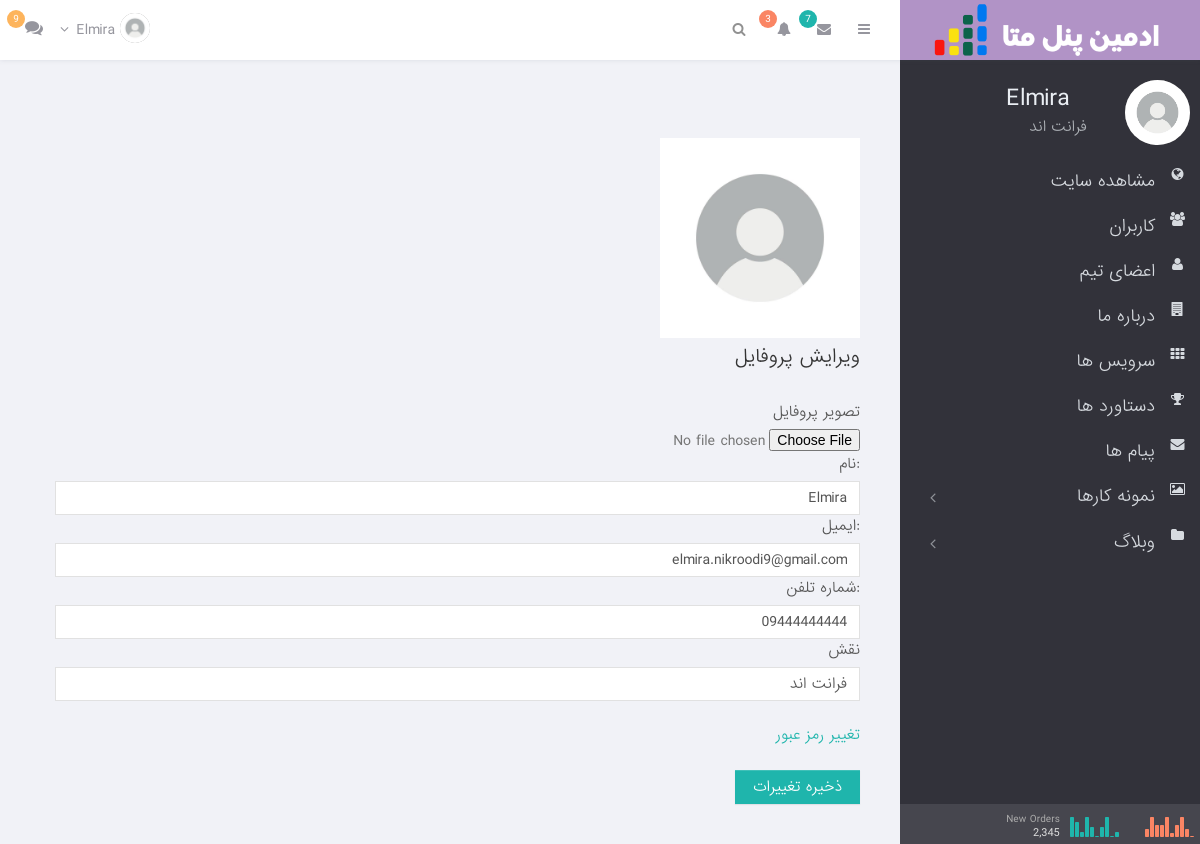
Page /dashboard/admin/profile/ (signed in) on the committed database.
### account/models.py (models this page shows, shortened)
class Member(AbstractBaseUser):
    full_name = models.CharField(max_length=200)
    phone_number = models.CharField(unique=True , max_length=11 , verbose_name="شماره تلفن" , null= True , blank= True)
    email = models.EmailField(unique=True)  # ایمیل به عنوان فیلد یکتا (ضروری برای ورود)
    avatar = models.ImageField(upload_to="avatar/" , blank=True , null=True , verbose_name='تصویر پروفایل')
    role = models.CharField(max_length=100,null= True , blank= True , verbose_name="نقش" )
    created = models.DateTimeField(null= True , blank= True , auto_now_add= True , verbose_name="تاریخ عضویت")
    is_active = models.BooleanField(default=True , verbose_name='آیا کاربر فعاله ؟')
    is_admin = models.BooleanField(default=False , verbose_name='آیا کاربر ادمین است ؟')
    is_superuser = models.BooleanField(default=False , verbose_name='آیا کاربر مدیر است ؟')
    USERNAME_FIELD = 'phone_number'
    REQUIRED_FIELDS = ['full_name','email']
    objects = UserManager()
    class Meta:
        verbose_name  = "کاربر"
        verbose_name_plural = "کاربران"

### dashboard/views.py (the view, shortened to what this page needs)
# urls.py: path('admin/profile/',views.AdminProfileView.as_view(),name = 'admin_profile'),
class AdminProfileView(View):
    form_class = AdminProfileForm
    template_name = 'account-dashboard/profile.html'
    def get(self , request):
        form = self.form_class(instance=request.user)
        return render(request ,self.template_name , {"form":form})

### dashboard/forms.py
class AdminProfileForm(forms.ModelForm):
    phone_number = forms.CharField(max_length=11,min_length=11 , widget=forms.TextInput(attrs={'class': 'form-control', 'placeholder': 'شماره تلفن'}),label=' :شماره تلفن')
    class Meta:
        model = Member
        fields = ("full_name","phone_number","email","avatar","role")
        widgets = {
            'email': forms.EmailInput(attrs={'class': 'form-control', 'placeholder': 'ایمیل'}),
            'full_name': forms.TextInput(attrs={'class': 'form-control', 'placeholder': 'نام و نام خانوادگی'}),
            'role': forms.TextInput(attrs={'class': 'form-control', 'placeholder': 'نقش'}),
        }
        labels = {
            'email': ':ایمیل',
            'full_name':  ':نام',
            'profile': ' :تصویر پروفایل',
            'phone_number': ':شماره تلفن',
            'role':'نقش',
        }

### meta/context_processors.py (called while the page is built)
def static_path(request):
    return {"STATIC_PATH": settings.STATIC_URL}

### dashboard/templates/account-dashboard/profile.html (shortened to what this page needs)
{% extends 'dashboard-base.html' %}
{% block admin_content %}
<div style="direction: rtl; text-align: right; padding-top: 40px; padding-bottom: 40px; padding-left: 40px; padding-right: 40px;">
        {% if request.user.avatar  %}
        <img src="{{ request.user.avatar.url }}" style="width: 200px; height: 200px;" >
        {% else %}
        <img src="\static\images\defult_profile.jpg" alt="آواتار" style="width: 200px; height: 200px;">
        {% endif %}
        <form method="post" enctype="multipart/form-data">
        <h4 class="text-dark">ویرایش پروفایل</h4>
        <br>
            <div class="mb-2 text-end">
                <label class="form-label">{{ form.avatar.label }}</label>
                {{ form.avatar }}
            </div>
            <div class="mb-2 text-end">
                <label class="form-label">{{ form.full_name.label }}</label>
                {{ form.full_name }}
            </div>
            <div class="mb-2 text-end">
                <label class="form-label">{{ form.email.label }}</label>
                {{ form.email }}
            </div>
            <div class="mb-2 text-end">
                <label class="form-label">{{ form.phone_number.label }}</label>
                {{ form.phone_number }}
            </div>
            <div class="mb-2 text-end">
                <label class="form-label">{{ form.role.label }}</label>
                {{ form.role }}
            </div>
            <br>
            <div class="mb-2 text-end">
                <a href="{% url 'account:forget_password' %}">تغییر رمز عبور </a>
            </div>
            <br>
            <button type="submit" class="btn btn-primary w-100">ذخیره تغییرات</button>
        </form>
</div>
{% endblock %}

### templates/dashboard-base.html (shortened to what this page needs)
<!DOCTYPE html>
<html class=" ">
<head>
        <link href="{{ STATIC_PATH }}admin_pannel/plugins/pace/pace-theme-flash.css" rel="stylesheet" type="text/css" media="screen"/>
        <link href="{{ STATIC_PATH }}admin_pannel/plugins/bootstrap/css/bootstrap.min.css" rel="stylesheet" type="text/css"/>
        <link href="{{ STATIC_PATH }}admin_pannel/plugins/bootstrap/css/bootstrap-theme.min.css" rel="stylesheet" type="text/css"/>
        <link href="{{ STATIC_PATH }}admin_pannel/fonts/font-awesome/css/font-awesome.css" rel="stylesheet" type="text/css"/>
        <link href="{{ STATIC_PATH }}admin_pannel/css/animate.min.css" rel="stylesheet" type="text/css"/>
        <link href="{{ STATIC_PATH }}admin_pannel/plugins/perfect-scrollbar/perfect-scrollbar.css" rel="stylesheet" type="text/css"/>
        <link href="{{ STATIC_PATH }}admin_pannel/plugins/icheck/skins/minimal/white.css" rel="stylesheet" type="text/css" media="screen"/><link href="{{ STATIC_PATH }}admin_pannel/plugins/jvectormap/jquery-jvectormap-2.0.1.css" rel="stylesheet" type="text/css" media="screen"/>
        <link href="{{ STATIC_PATH }}admin_pannel/css/style.css" rel="stylesheet" type="text/css"/>
        <link href="{{ STATIC_PATH }}admin_pannel/css/responsive.css" rel="stylesheet" type="text/css"/>
    </head>
    <body class=" ">
        <div class='page-topbar '>
            <div class='logo-area'>
            </div>
            <div class='quick-area'>
                <div class='pull-left'>
                    <ul class="info-menu left-links list-inline list-unstyled">
                        <li class="sidebar-toggle-wrap">
                            <a href="#" data-toggle="sidebar" class="sidebar_toggle">
                                <i class="fa fa-bars"></i>
                            </a>
                        </li>
                        <li class="">
                            <a href="#" data-toggle="dropdown" class="toggle">
                                <i class="fa fa-envelope"></i>
                                <span class="badge badge-primary">7</span>
                            </a>
                        </li>
                        <li class="">
                            <a href="#" data-toggle="dropdown" class="toggle">
                                <i class="fa fa-bell"></i>
                                <span class="badge badge-orange">3</span>
                            </a>
                        </li>
                        <li class="hidden-sm hidden-xs searchform">
                            <div class="input-group">
                                <span class="input-group-addon input-focus">
                                    <i class="fa fa-search"></i>
                                </span>
                            </div>
                        </li>
                    </ul>
                </div>
                <div class='pull-right'>
  <ul class="info-menu right-links list-inline list-unstyled">
                        <li class="profile">
                            <a href="#" data-toggle="dropdown" class="toggle">
                                {% if request.user.avatar %}
                                    <img src="{{request.user.avatar.url }}" alt="user-image" class="img-circle img-inline">
                                {% else %}
                                    <img src="{{ STATIC_PATH }}images/defult_profile.jpg" alt="user-image" class="img-circle img-inline">
                                {% endif %}
                                <span>{{request.user.full_name}} <i class="fa fa-angle-down"></i></span>
                            </a>
                        </li>
                        <li class="chat-toggle-wrapper">
                            <a href="#" data-toggle="chatbar" class="toggle_chat">
                                <i class="fa fa-comments"></i>
                                <span class="badge badge-warning">9</span>
                            </a>
                        </li>
                    </ul>
                </div>
            </div>
        </div>
        <div class="page-container row-fluid">
            <div class="page-sidebar ">
                <div class="page-sidebar-wrapper" id="main-menu-wrapper">
                    <div class="profile-info row">
                        <div class="profile-image col-md-4 col-sm-4 col-xs-4">
                            <a href="">
                                {% if request.user.avatar %}
                                    <img src="{{request.user.avatar.url}}" class="img-responsive img-circle">
                                {% else %}
                                    <img src="{{ STATIC_PATH }}images/defult_profile.jpg" class="img-responsive img-circle">
                                {% endif %}
                            </a>
                        </div>
                        <div class="profile-details col-md-8 col-sm-8 col-xs-8">
                            <h3>
                                <a href="">{{request.user.full_name}}</a>
                                <span class="profile-status online"></span>
                            </h3>
                            {% if request.user.role %}
                                <p class="profile-title">{{request.user.role}}</p>
                            {% else %}
                                <p class="profile-title">نقش نامشخص است</p>
                            {% endif %}
                        </div>
                    </div>
                    <ul class='wraplist'>
                          <li class="">
                            <a href="{% url 'home:home' %}">
                                <i class="fa fa-globe fa-x2"></i>
                                <span class="title" > مشاهده سایت</span>
                            </a>
                        </li>
                     {% if request.user.is_superuser %}
                        <li class="">
                            <a href="{% url 'dashboard:user_list' %}">
                                <i class="fa fa-users"></i>
                                <span class="title">کاربران</span>
                            </a>
                        <li class="">
                            <a href="{% url 'dashboard:team_list' %}">
                                <i class="fa fa-user"></i>
                                <span class="title" >اعضای تیم </span>
                            </a>
                        </li>
                        {% endif %}
                        <li class="">
                            <a href="{% url 'dashboard:edit_about' %}">
                                <i class="fa fa-building"></i>
                                <span class="title">درباره ما</span>
                            </a>
                        </li>
                        <li class="">
                            <a href="{% url 'dashboard:service_list' %}">
                                <i class="fa fa-th"></i>
                                <span class="title" >سرویس ها</span>
                            </a>
                        </li>
                        <li class="">
                            <a href="{% url 'dashboard:stats_list' %}">
                                <i class="fa fa-trophy"></i>
                                <span class="title">دستاورد ها</span>
                            </a>
                        </li>
                        <li class="">
                            <a href="{% url 'dashboard:contact_list' %}">
                                <i class="fa fa-envelope"></i>
                                <span class="title">پیام ها</span>
                            </a>
                        </li>
                        <li class="">
                            <a href="javascript:;">
                                <i class="fa fa-image"></i>
                                <span class="title">نمونه کارها</span>
                                <span class="arrow "></span>
                            </a>
                        </li>
                        <li class="">
                            <a href="javascript:;">
                                <i class="fa fa-folder"></i>
                                <span class="title">وبلاگ</span>
                                <span class="arrow "></span>
                            </a>
                        </li>
                </div>
                <div class="project-info">
                    <div class="block1">
                        <div class="data">
                            <span class='title'>New&nbsp;Orders</span>
                            <span class='total'>2,345</span>
                        </div>
                        <div class="graph">
                            <span class="sidebar_orders">...</span>
                        </div>
                    </div>
                    <div class="block2">
                        <div class="graph">
                            <span class="sidebar_visitors">...</span>
                        </div>
                    </div>
                </div>
            </div>
            <section id="main-content" class=" ">
                <section class="wrapper" style='margin-top:60px;display:inline-block;width:100%;padding:15px 0 0 15px;'>
                    <div class='col-lg-12 col-md-12 col-sm-12 col-xs-12'>
                    </div>
                    <div class="clearfix"></div>
                    {% block admin_content %}
                    {% endblock %}
                </div>
    </body>
</html>

### rows in the picture
Member: user.full_name "Elmira", user.role "فرانت اند", full_name "Elmira", email "elmira.nikroodi9@gmail.com", phone_number "09444444444", role "فرانت اند"
